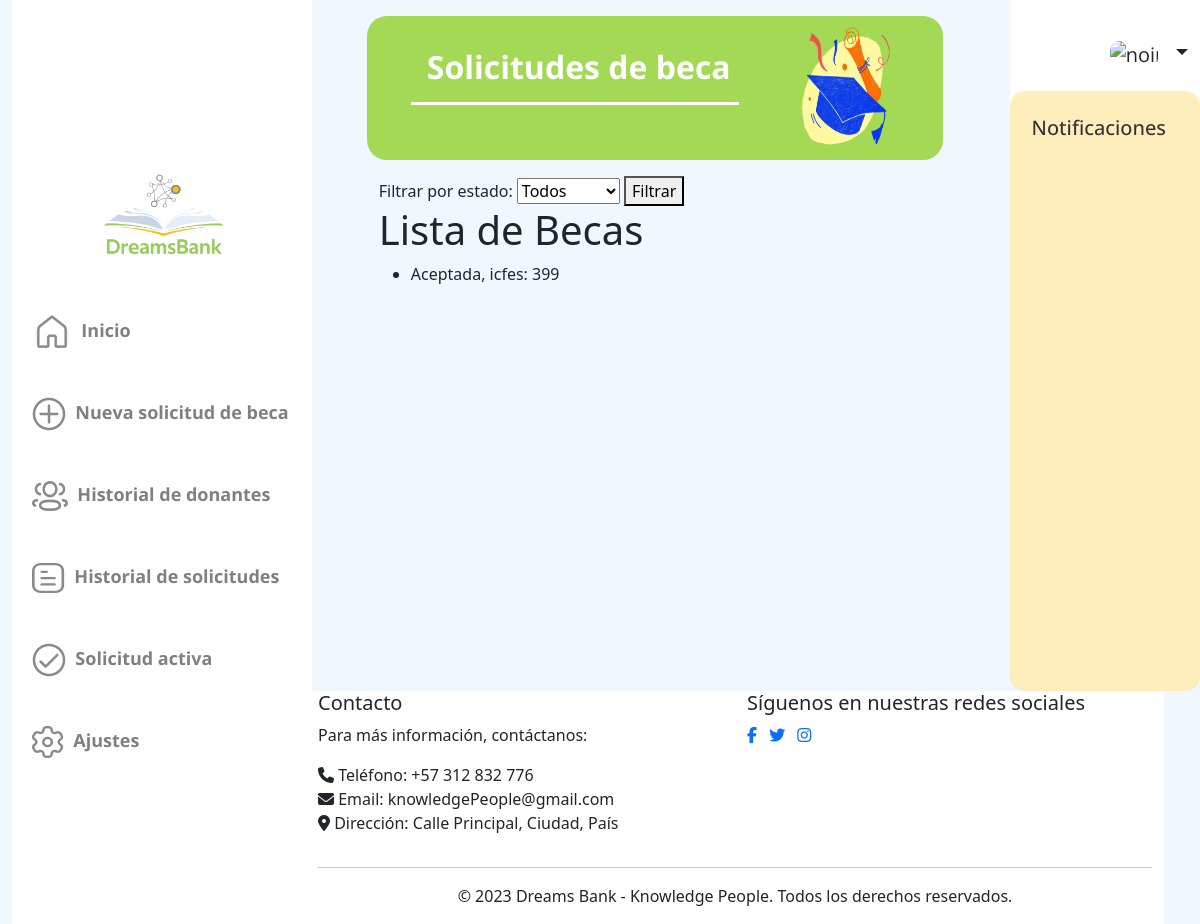
Before: /scholarships/scholarships/ with the older database file.
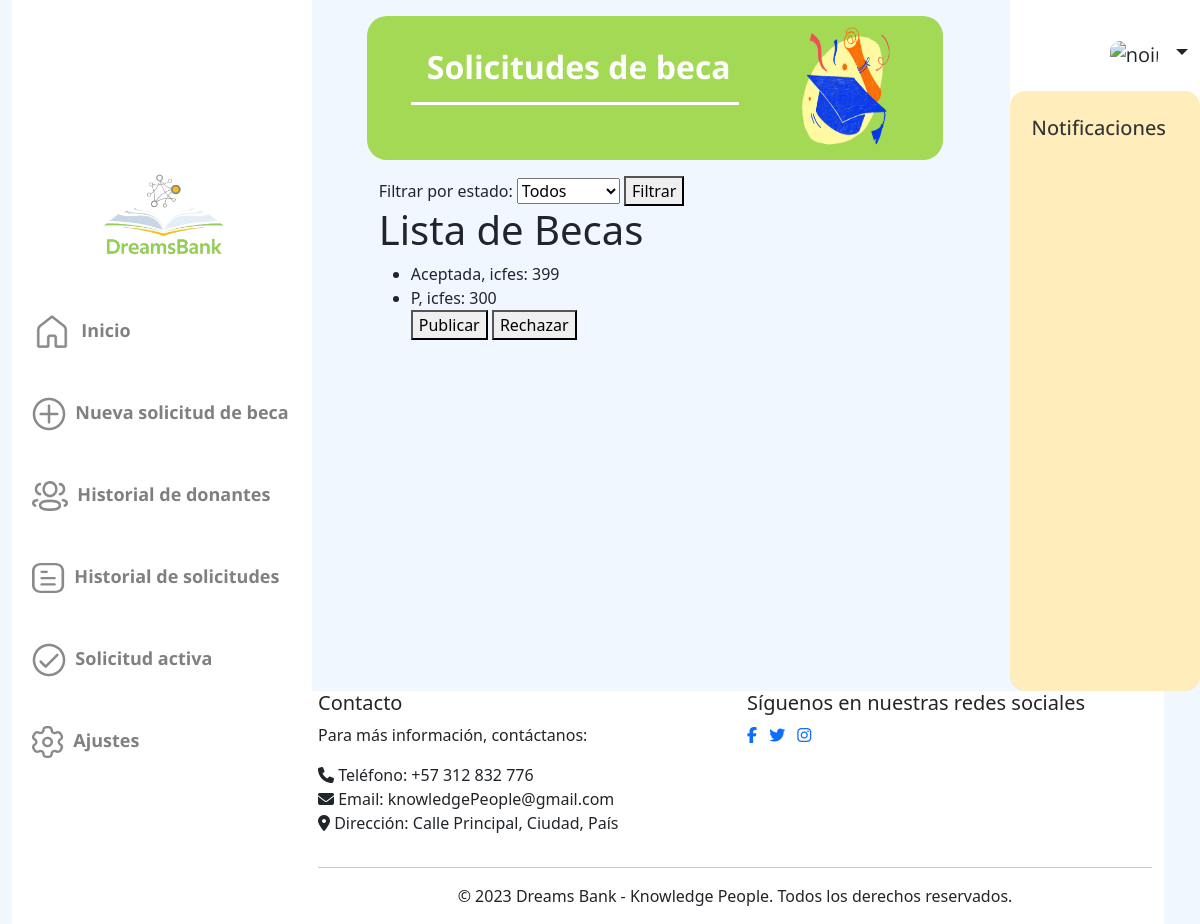
After: the same page with the newer database file.
### scholarships/models.py (models this page shows, shortened)
class Scholarship(models.Model):
    stratum = models.CharField(max_length=2,null=False)
    photocopy_id = models.FileField(upload_to="files/",null=False, blank=False)
    motivational_letter = models.TextField(max_length=2000,null=False)
    certificate = models.FileField(upload_to="files/",null=False, blank=False)
    value_period = models.IntegerField(null=False)
    icfes_score = models.IntegerField(null=False)
    period_current = models.IntegerField(null=False)
    program_adm = models.CharField(max_length=40,null=False)
    optionsapplication = (('NI','Nuevo Ingreso'),
              ('A','Antiguo'))
    application_type = models.CharField(max_length=40,choices=optionsapplication,null=False)
    optionsstate = (('P','Pendiente'),
                     ('A','Aceptada'),
                     ('R','Rechazada'))
    state = models.CharField(max_length=30,choices=optionsstate,null=False)
    total_periods = models.IntegerField(null=False)
    optionsactive = (('AC','Activo'),
                     ('IN','Inactivo'))
    active = models.CharField(max_length=20,choices=optionsactive,default='Activo',null=False)
    date_application = models.DateTimeField(auto_now_add=True)
    id_user = models.ForeignKey(Beneficiary,null=False,blank=False,on_delete=models.CASCADE)
    institution = models.ForeignKey(Institution,null=False,blank=False, on_delete=models.CASCADE)

### scholarships/views.py (the view, shortened to what this page needs)
# urls.py: path('scholarships/', ScholarshipListView.as_view(), name='scholarships'),
class ScholarshipListView(View):
    def get(self, request):
        state_filter = request.GET.get('state', '')  # Obtener el estado filtrado de la URL
        scholarships = Scholarship.objects.all()
        if state_filter:
            scholarships = scholarships.filter(state__startswith=state_filter)
        context = {
            'scholarships': scholarships,
            'state_filter': state_filter,
        }
        return render(request, 'allScholarships.html', context)

### scholarships/templates/allScholarships.html (shortened to what this page needs)
{% extends 'base.html' %}
{% load static %}
{% block content %}
<link href="{% static '/historyapplications.css' %}" rel="stylesheet"/>
<link href="{% static 'newscholarship.css' %}" rel="stylesheet"/>
<div class="row mb-3 flex-sm-row" id="contTitulo">
      <div class="col-md-8">
        <br />
        <h1 id="titulo" class="mt-2" style="color: white">Solicitudes de beca</h1>
        <hr id="line" class="w-80" />
      </div>
      <div class="col-md-4">
        <img
          src="../../media/icons/HigherEducation.png"
          alt="No Encontrada"
          class="img-fluid d-none d-md-block"
          id="graduatedImg"
        />
      </div>
    </div>
<form method="get" action="{% url 'scholarships:scholarships' %}">
    <label for="state_filter">Filtrar por estado:</label>
    <select name="state" id="state_filter">
        <option value="" {% if state_filter == "" %}selected{% endif %}>Todos</option>
    </select>
    <button type="submit">Filtrar</button>
</form>
{% if scholarships %}
    <h1>Lista de Becas</h1>
    <ul>
        {% for scholarship in scholarships %}
            <li>{{ scholarship.state }}, icfes: {{ scholarship.icfes_score }}</li>
            {% if scholarship.state == 'P' %}
                <form method="post" action="{% url 'scholarships:scholarships' %}">
                    <button type="submit" name="action" value="publicar">Publicar</button>
                    <button type="submit" name="action" value="rechazar">Rechazar</button>
                </form>
            {% endif %}
        {% endfor %}
    </ul>
{% endif %}
{% endblock %}

Changed rows visible on the page:
added Scholarship: state "P", icfes_score "300"
